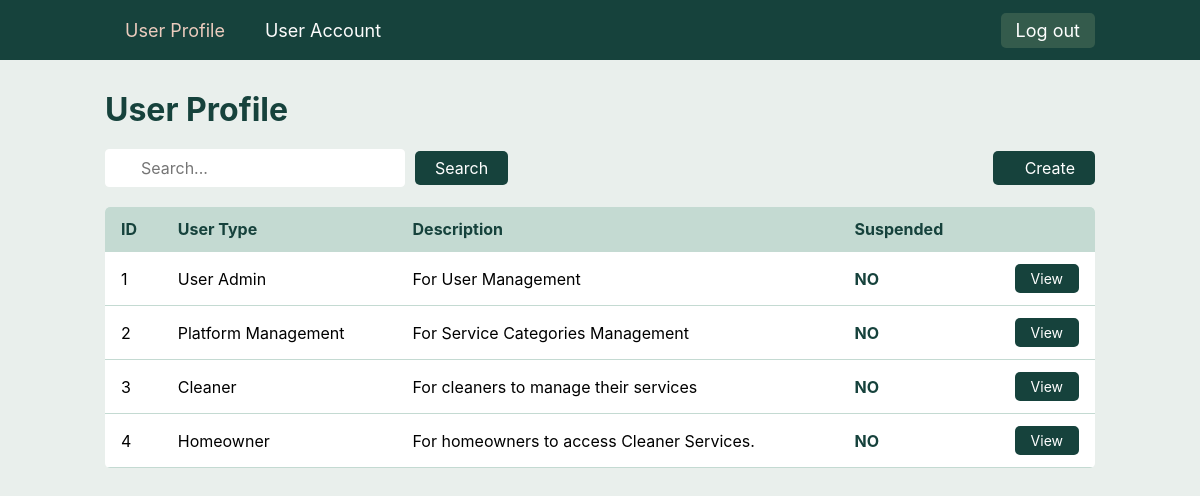
The app's page /src/viewUserProfile.php (signed in) with its own data.
### tables this page shows
CREATE TABLE UserProfile (
    `id` INT AUTO_INCREMENT,
    `role` VARCHAR(64) UNIQUE NOT NULL,
    `description` VARCHAR(255) NULL,
    `isSuspend` BOOL NOT NULL DEFAULT 0,
    PRIMARY KEY (`id`)
);

### src/entity/UserProfile.php (called while the page is built, shortened)
<?php
class UserProfile {
    public function readAllUserProfile() {
        $db_handle = new Database();
        $db_conn = $db_handle->getConnection();
        try {
            $stmt = $db_conn->prepare("SELECT * FROM `UserProfile`");
            $execResult = $stmt->execute();
            if ($execResult) {
                $users = $stmt->fetchAll(PDO::FETCH_ASSOC);
                return $users;
            }
        } catch (PDOException $e) {
            error_log("Database query failed: " . $e->getMessage());
            unset($db_handle);
            return null;
        }
    }
}
?>

### src/controllers/ViewAllUserProfileController.php (called while the page is built)
<?php
require_once "entity/UserProfile.php";
class ViewAllUserProfileController {
    private $userProfile;
    public function __construct() {
        $this->userProfile = new UserProfile();
    }
    public function readAllUserProfile() {
        return $this->userProfile->readAllUserProfile();
    }
}
?>

### src/viewUserProfile.php (the view, shortened to what this page needs)
<?php
require_once 'controllers/ViewAllUserProfileController.php';
$controller = new ViewAllUserProfileController();
$userProfiles = $controller->readAllUserProfile();
?>
<!DOCTYPE html>
<html lang="en">
<head>
  <link rel="stylesheet" href="css/style.css">
</head>
<body>
  <nav class="navbar" id="navbar">
    <ul>
      <li><a href="viewUserProfile.php" id="selected">User Profile</a></li>
      <li><a href="viewUserAccount.php">User Account</a></li>
    </ul>
    <div class="logout-button">
      <button onclick="window.location.href='logout.php'">Log out</button>
    </div>
  </nav>
  <h1>User Profile</h1>
  <div class="section-container">
    <div class="search">
      <div class="search-group">
        <div class="input-wrapper">
          <input type="text" id="search_term" type="text" placeholder="Search..." value=<?php if (isset($_GET['q'])) { echo $_GET['q']; } ?>>
        </div>
        <button onclick='window.location.href="viewUserProfile.php?q=\"" + document.getElementById("search_term").value + "\"";' class="search-button">Search</button>
      </div>
      <button onclick='window.location.href="createUserProfile.php"' class="create-button">
        Create
      </button>
    </div>
    <table class="user-table">
      <thead>
        <tr>
          <th>ID</th>
          <th>User Type</th>
          <th>Description</th>
          <th>Suspended</th>
          <th></th>
        </tr>
      </thead>
      <tbody>
      <?php foreach ($userProfiles as $up): ?>
          <tr>
              <td><?php echo htmlspecialchars($up['id']); ?></td>
              <td><?php echo htmlspecialchars($up['role']); ?></td>
              <td><?php echo htmlspecialchars($up['description']); ?></td>
              <td class="<?php if ($up['isSuspend'] == 1) { echo 'suspended-yes'; } else { echo 'suspended-no'; } ?>">
                <?php if ($up['isSuspend'] == 1) { echo 'YES'; } else { echo 'NO'; } ?>
              </td>
              <td>
                <button class="view-button" onclick='window.location.href="updateUserProfile.php?id=<?php echo htmlspecialchars($up["id"]); ?>"'>View</button>
              </td>
          </tr>
      <?php endforeach; ?>
  </tbody>
</table>
  </div>
</body>
</html>

### src/css/style.css (style rules this page uses)
* { margin: 0px; padding: 0px; box-sizing: border-box; font-family: 'Inter', 'Segoe UI', sans-serif; }
body { height: 100vh; background-color: rgb(233, 239, 236); }
.navbar { width: 100%; height: 60px; background-color: rgb(22, 66, 60); padding: 15px 105px; display: flex; align-items: center; justify-content: space-between; }
.navbar ul { list-style: none; gap: 40px; display: flex; margin-left: 20px; }
.navbar ul li { position: relative; }
.navbar ul li a { color: rgb(252, 252, 252); text-decoration: none; font-size: 18px; transition: 0.2s ease; }
.navbar ul li a::before { content: ''; position: absolute; width: 0; height: 2px; left: 0px; bottom: -5px; background: rgb(255, 255, 255); transition: 0.2s ease; }
.navbar #selected { color: #ECCCBE; }
.logout-button button { font-size: 18px; padding: 7px 15px; background-color: rgb(52, 91, 76); color: white; border: none; border-radius: 5px; cursor: pointer; transition: 0.2s ease; }
h1 { margin-left: 105px; margin-top: 30px; color: rgb(22, 66, 60); }
.section-container { padding: 0 105px; margin-top: 20px; }
.search { display: flex; justify-content: space-between; align-items: center; margin-bottom: 20px; }
.search-group { display: flex; align-items: center; gap: 10px; }
.search input { padding: 8px 12px; font-size: 16px; border: 1px solid #ccc; border-radius: 4px; width: 300px; }
.input-wrapper { position: relative; }
.input-wrapper input { padding: 8px 12px 8px 35px; font-size: 16px; border: 1px solid white; border-radius: 4px; background-color: #FFFFFF; color: rgb(22, 66, 60); width: 300px; }
.create-button { display: flex; align-items: center; gap: 12px; text-decoration: none; }
.user-table { width: 100%; border-collapse: collapse; border-radius: 5px; overflow: hidden; background-color: rgb(255, 255, 255); }
.user-table td:last-child { text-align: right; }
.user-table thead { background-color: rgb(196, 218, 210); font-weight: bold; color: rgb(22, 66, 60); }
.user-table th, .user-table td { padding: 12px 16px; text-align: left; border-bottom: 0.5px solid rgb(196, 218, 210); }
.suspended-no { color: rgb(22, 66, 60); font-weight: bold; }
.search-button, .create-button { font-size: 16px; padding: 7px 20px; color: white; background-color: rgb(22, 66, 60); border: none; border-radius: 5px; align-items: center; cursor: pointer; }
.view-button { background-color: rgb(22, 66, 60); color: white; border: none; border-radius: 5px; padding: 6px 16px; font-size: 14px; cursor: pointer; transition: 0.2s ease; text-decoration:none; }

### records on screen
userprofile: id "1", role "User Admin", description "For User Management", isSuspend "NO"
userprofile: id "2", role "Platform Management", description "For Service Categories Management", isSuspend "NO"
userprofile: id "3", role "Cleaner", description "For cleaners to manage their services", isSuspend "NO"
userprofile: id "4", role "Homeowner", description "For homeowners to access Cleaner Services.", isSuspend "NO"
